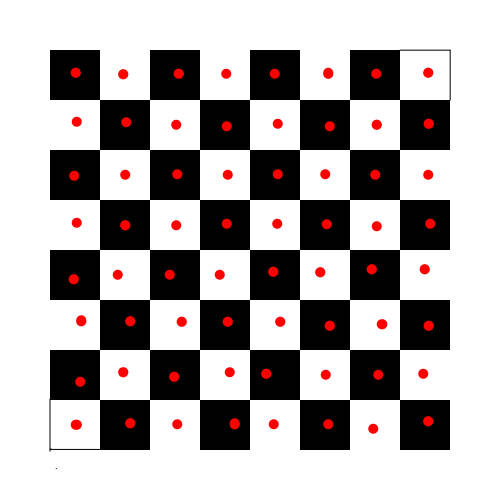
#> input picture pi/chessboard.png, 1000 x 1000 px (shown at 1/2 size)
$ python -i boardscan.py   (imports and definitions only)
#> lines starting #> are read from the running program, lines starting #| are printed output that depends on the picture; after the words box and inside, x2 and y2 are one past the last pixel; in counts of white or black regions, pixels touching at a corner belong together
### pi/line.py


class Line():
    def __init__(self, x1, x2, y1, y2):
        self.x1 = x1
        self.x2 = x2
        self.y1 = y1
        self.y2 = y2

        self.dx = self.x2 - self.x1
        self.dy = self.y2 - self.y1


    def intersection(self, other):
        # Determinant for finding points of intersection
        x = ((self.x1*self.y2 - self.y1*self.x2)*(other.x1-other.x2) - (self.x1-self.x2)*(other.x1*other.y2 - other.y1*other.x2))/ ((self.x1-self.x2)*(other.y1-other.y2) - (self.y1-self.y2)*(other.x1-other.x2))
        y = ((self.x1*self.y2 - self.y1*self.x2)*(other.y1-other.y2) - (self.y1-self.y2)*(other.x1*other.y2 - other.y1*other.x2))/ ((self.x1-self.x2)*(other.y1-other.y2) - (self.y1-self.y2)*(other.x1-other.x2))
        x = int(x)
        y = int(y)
        return x,y

### pi/square.py
import numpy as np
import cv2

class Square():
    def __init__(self, image, c1, c2, c3, c4, position, state='') -> None:
        self.c1 = c1
        self.c2 = c2
        self.c3 = c3
        self.c4 = c4
        self.position = position

        #set base
        if (position[0] == 'a' or position[0] == 'c' or position[0] == 'e' or position[0] == 'g') and (int(position[1]) % 2 == 1):
            self.base = "Black"
        else:
            self.base = "White"


        # npArray of corners
        self.contour = np.array([c1,c2,c4,c3],dtype=np.int32)

        # Center of square
        M = cv2.moments(self.contour)
        cx = int(M['m10'] / M['m00'])
        cy = int(M['m01'] / M['m00'])

        # ROI for image differencing
        self.roi = (cx, cy)
        self.radius = 7

        self.emptyColor = self.roiColor(image)

        self.state = state


    def draw(self, image, color,thickness=2):

		# Formattign npArray of corners for drawContours
        ctr = np.array(self.contour).reshape((-1,1,2)).astype(np.int32)
        cv2.drawContours(image, [ctr], 0, color, 3)

    def drawROI(self, image, color, thickness = 1):

        cv2.circle(image, self.roi, self.radius, color,thickness)


    def roiColor(self, image):
        # Initialise mask
        maskImage = np.zeros((image.shape[0], image.shape[1]), np.uint8)
        # Draw the ROI circle on the mask
        cv2.circle(maskImage, self.roi, self.radius, (255, 255, 255), -1)
        # Find the average color
        average_raw = cv2.mean(image, mask=maskImage)[::-1]
        # Need int format so reassign variable
        average = (int(average_raw[1]), int(average_raw[2]), int(average_raw[3]))

        return average

    def classify(self, image):

        rgb = self.roiColor(image)

        sum = 0
        for i in range(0,3):
            sum += (self.emptyColor[i] - rgb[i])**2


        cv2.putText(image, self.position,self.roi,cv2.FONT_HERSHEY_SIMPLEX,0.5,(0,255,0),1,cv2.LINE_AA)

### pi/boardscan.py
import numpy as np
import cv2, imutils
import sys, math
from line import Line
from square import Square

def intersection(v, h):
    # x1,y1,x2,y2 --> [[0]],[[1]], [[2]], [[3]]

    #Cramer formula to find point of intersection
    x = ((v[[0]]*v[[3]] - v[[1]]*v[[2]])*(h[[0]]-h[[2]]) - (v[[0]]-v[[2]])*(h[[0]]*h[[3]] - h[[1]]*h[[2]]))/ ((v[[0]]-v[[2]])*(h[[1]]-h[[3]]) - (v[[1]]-v[[3]])*(h[[0]]-h[[2]]))
    y = ((v[[0]]*v[[3]] - v[[1]]*v[[2]])*(h[[1]]-h[[3]]) - (v[[1]]-v[[3]])*(h[[0]]*h[[3]] - h[[1]]*h[[2]]))/ ((v[[0]]-v[[2]])*(h[[1]]-h[[3]]) - (v[[1]]-v[[3]])*(h[[0]]-h[[2]]))
    x = int(x)
    y = int(y)
    return x, y


def makeSquares(corners, cdst):
    print(len(corners))
    #sort corners by row
    corners.sort(key=lambda x: x[0])
    rows = [[],[],[],[],[],[],[],[],[]]
    r = 0
    for c in range(0, 81):
        if c > 0 and c % 9 == 0:
            r = r + 1
            print(rows[r])
            print(corners[c])
        rows[r].append(corners[c])

    #sort corners by column
    for r in rows:
        r.sort(key=lambda y: y[1])

    # initialize squares
    letters = ['a','b','c','d','e','f','g','h']
    numbers = ['1','2','3','4','5','6','7','8']
    squares = []
    avgs = []
    for r in range(0,8):
        for c in range (0,8):
            c1 = rows[r][c]
            c2 = rows[r][c + 1]
            c3 = rows[r + 1][c]
            c4 = rows[r + 1][c + 1]

            position = letters[r] + numbers[7-c]
            newSquare = Square(cdst,c1,c2,c3,c4,position)
            newSquare.draw(cdst,(0,0,255),2)
            newSquare.drawROI(cdst,(0,255,0),2)
            newSquare.classify(cdst)
            avg = newSquare.roiColor(cdst)
            avgs.append(avg)
            squares.append(newSquare)

    cv2.imshow('squares', cdst)
    cv2.waitKey(0)

    return squares, avgs


def snapshot(picture):
#> called with picture = 'chessboard.png'
    img = cv2.imread(cv2.samples.findFile(picture)) #picture
#> img is the input picture: shape (1000, 1000, 3); mean B, G, R 170.6, 170.6, 175.8
    if img is None:
        sys.exit("Could not read the image.")
    cv2.imshow("Display window", img)


    # resize image and convert to grayscale
    resized = imutils.resize(img, width=500, height = 500)
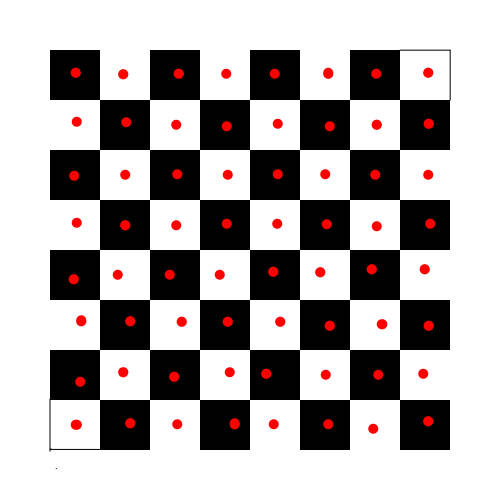
#> resized: shape (500, 500, 3); mean B, G, R 170.6, 170.6, 175.8


    gray = cv2.cvtColor(resized, cv2.COLOR_RGB2GRAY)
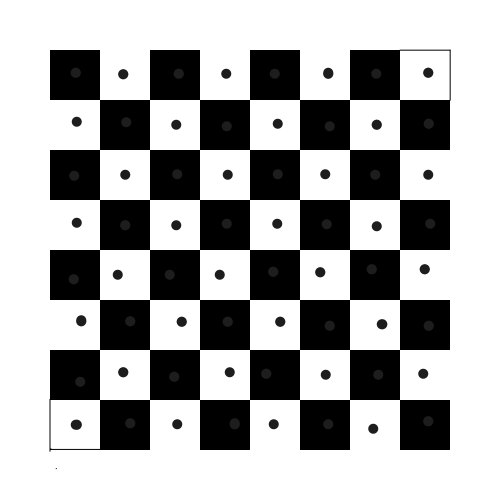
#> gray: shape (500, 500); min 0, max 255, mean 171.2

    # adaptive thresholding to keep all pixels within thresholds black/white
    adaptive = cv2.adaptiveThreshold(gray, 255, cv2.ADAPTIVE_THRESH_GAUSSIAN_C, cv2.THRESH_BINARY, 125, 1)
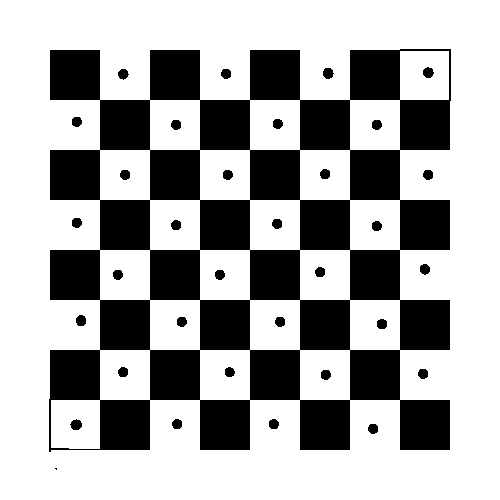
#> adaptive: shape (500, 500); 66.8% white; 34 black regions (1 under 20 px), largest, box (x1, y1, x2, y2) and area: (49, 49, 451, 452) 80373, (70, 419, 82, 430) 96, (323, 68, 334, 79) 94
    cv2.imshow("Thresholding", adaptive)


    # canny edge detection
    canny = cv2.Canny(adaptive, 100, 200, None, 3)
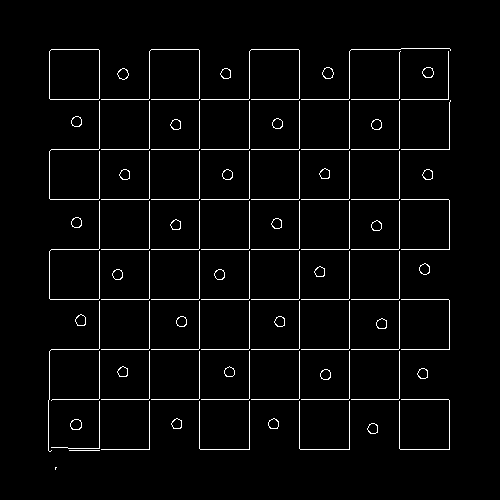
#> canny: shape (500, 500); 3% white in thin lines or dots, all inside (x1, y1, x2, y2) = (48, 48, 451, 470)
    cv2.imshow("canny", canny)


    # Copy edges to the images that will display the results in BGR
    cdst = cv2.cvtColor(canny, cv2.COLOR_GRAY2BGR)


    lines = cv2.HoughLinesP(canny, 1, np.pi / 180, 100, np.array([]), 100, 80)
#> lines = 18 rows, first 6: [51, 149, 449, 149], [199, 448, 199, 50], [149, 449, 149, 51], [50, 99, 448, 99], [349, 449, 349, 51], [299, 448, 299, 50]
    x, y, z = lines.shape # x = number of lines, z = x or y axis
#> x = 18; y = 1; z = 4
    for i in range(x):
                cv2.line(cdst, (lines[i][0][0], lines[i][0][1]), (lines[i][0][2], lines[i][0][3]), (0,255,0),2,cv2.LINE_AA)
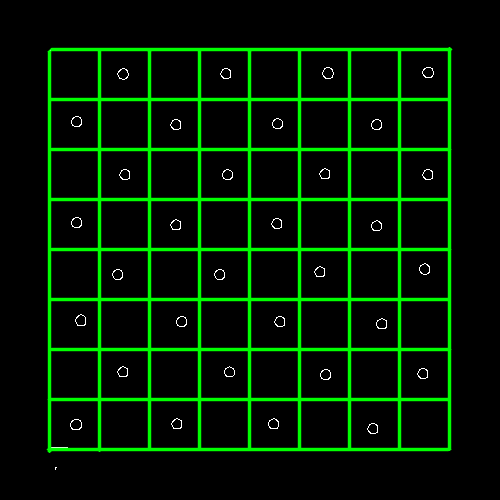
#> cdst: shape (500, 500, 3); mean B, G, R 1.1, 25.6, 1.1

    cv2.imshow("Hough Lines", cdst)
    cv2.waitKey(0)


    print(lines.shape)
#| (18, 1, 4)
    # sort horizontal and vertical lines
    horizontal = []
    vertical = []

    for line in range(x):
        [[x1,y1,x2,y2]] = lines[line]
        newLine = Line(x1, x2, y1, y2)
        # determine orientation
        if abs(x2-x1) > abs(y2-y1):
            horizontal.append(newLine)
        else:
            vertical.append(newLine)
#> this loop made 18 passes
#> (x1, y1, x2, y2) on passes 1 to 12: (51, 149, 449, 149), (199, 448, 199, 50), (149, 449, 149, 51), (50, 99, 448, 99), (349, 449, 349, 51), (299, 448, 299, 50), (249, 449, 249, 51), (50, 199, 448, 199), (399, 448, 399, 49), (50, 299, 448, 299), (49, 399, 448, 399), (51, 349, 449, 349)
#> after the loop, horizontal = 9 items; vertical = 9 items


    # find corners at each intersection
    corners = []
    for v in vertical:
        for h in horizontal:
            p1, p2 = v.intersection(h)
            corners.append([p1, p2])
#> this loop made 9 passes
#> after the loop, corners = 81 pairs, first value 49 to 449, second value 49 to 449


    for d in corners:
        cv2.circle(cdst, (d[0],d[1]), 10, (255,0,0))
#> this loop made 81 passes
#> d on passes 1 to 12: [199, 149], [199, 99], [199, 199], [199, 299], [199, 399], [199, 349], [199, 249], [199, 49], [199, 449], [149, 149], [149, 99], [149, 199]
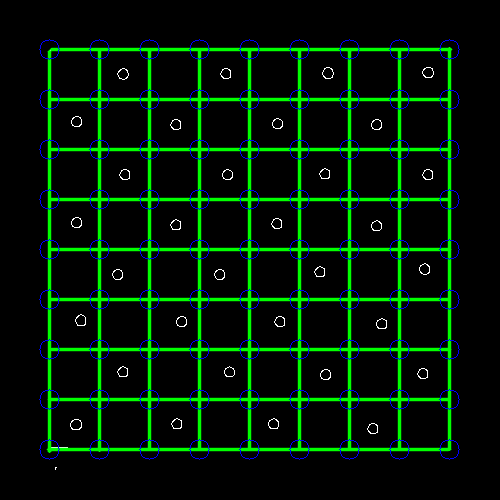
#> cdst: shape (500, 500, 3); 1.81% of pixels changed, all inside (x1, y1, x2, y2) = (39, 39, 460, 460)


    cv2.imshow("Corners",cdst)

    return makeSquares(corners, cdst)
#| 81
#> the loop in makeSquares, `for c in range(0, 81):` made 81 passes
#| [99, 149]
#| [149, 149]
#| [199, 149]
#| [249, 149]
#| [299, 149]
#| [349, 149]
#| [399, 149]
#| [449, 149]
#> after the loop in makeSquares, `for c in range(0, 81):`: r = 8
#> the loop in makeSquares, `for r in range(0,8):` made 8 passes
#> after the loop in makeSquares, `for r in range(0,8):`:
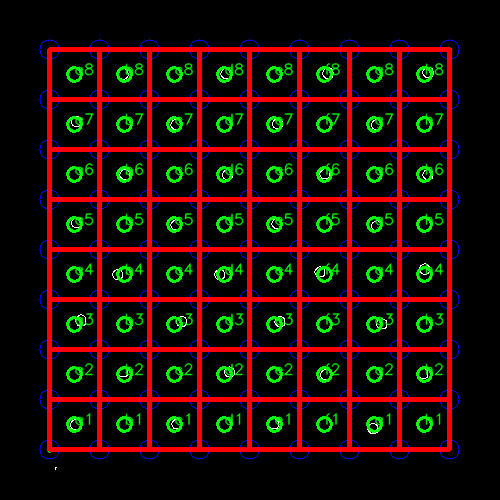
#> cdst: shape (500, 500, 3); mean B, G, R 3.8, 12.3, 35.7


# [2 lines not run here, left out]

>>> result = snapshot('chessboard.png')
